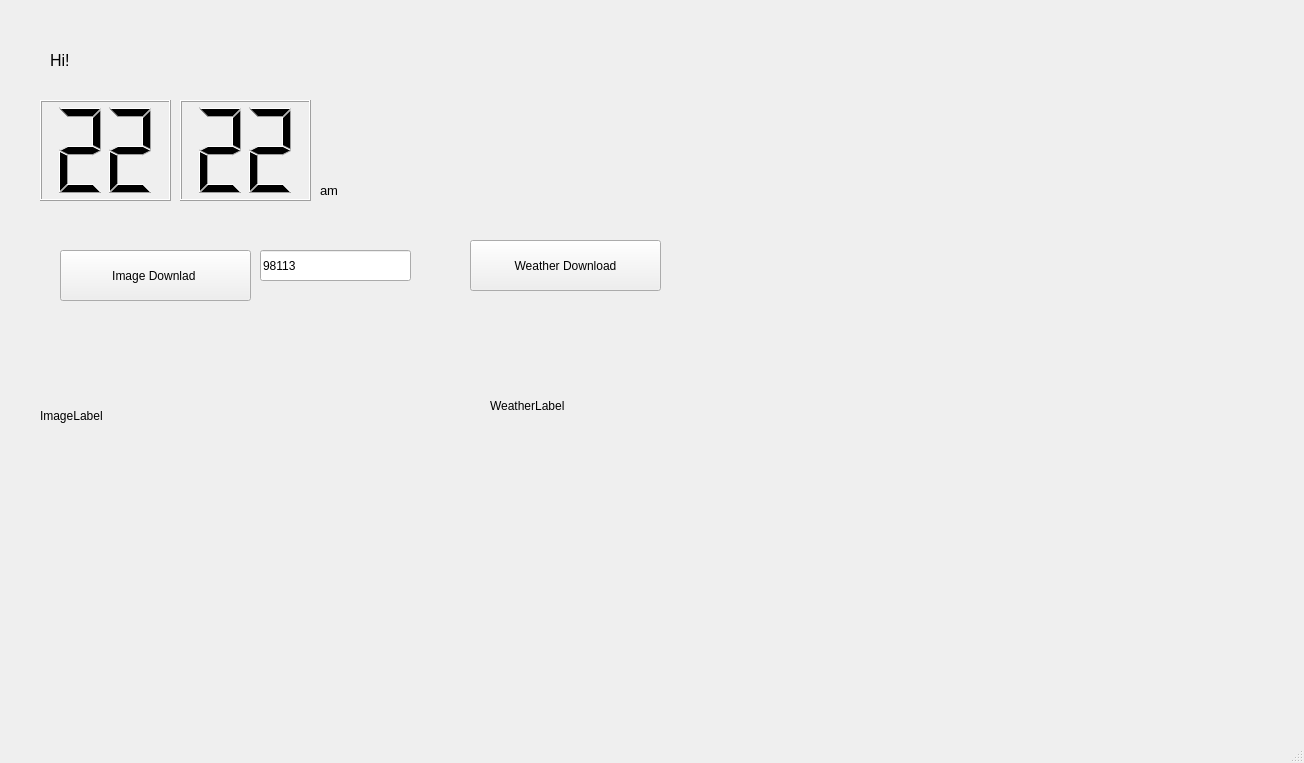
<?xml version="1.0" encoding="UTF-8"?>
<ui version="4.0">
 <class>MainWindow</class>
 <widget class="QMainWindow" name="MainWindow">
  <property name="geometry">
   <rect>
    <x>0</x>
    <y>0</y>
    <width>1304</width>
    <height>763</height>
   </rect>
  </property>
  <property name="windowTitle">
   <string>MainWindow</string>
  </property>
  <widget class="QWidget" name="centralwidget">
   <widget class="QLCDNumber" name="Hours">
    <property name="geometry">
     <rect>
      <x>40</x>
      <y>100</y>
      <width>131</width>
      <height>101</height>
     </rect>
    </property>
    <property name="font">
     <font>
      <family>MS Serif</family>
     </font>
    </property>
    <property name="digitCount">
     <number>2</number>
    </property>
    <property name="value" stdset="0">
     <double>22.000000000000000</double>
    </property>
   </widget>
   <widget class="QLCDNumber" name="Mins">
    <property name="geometry">
     <rect>
      <x>180</x>
      <y>100</y>
      <width>131</width>
      <height>101</height>
     </rect>
    </property>
    <property name="digitCount">
     <number>2</number>
    </property>
    <property name="value" stdset="0">
     <double>22.000000000000000</double>
    </property>
   </widget>
   <widget class="QLabel" name="ampm">
    <property name="geometry">
     <rect>
      <x>320</x>
      <y>180</y>
      <width>69</width>
      <height>20</height>
     </rect>
    </property>
    <property name="font">
     <font>
      <pointsize>10</pointsize>
     </font>
    </property>
    <property name="text">
     <string>am</string>
    </property>
   </widget>
   <widget class="QLabel" name="Greeting">
    <property name="geometry">
     <rect>
      <x>50</x>
      <y>40</y>
      <width>251</width>
      <height>41</height>
     </rect>
    </property>
    <property name="font">
     <font>
      <pointsize>12</pointsize>
     </font>
    </property>
    <property name="text">
     <string>Hi!</string>
    </property>
   </widget>
   <widget class="QPushButton" name="ImageDownloadButton">
    <property name="geometry">
     <rect>
      <x>60</x>
      <y>250</y>
      <width>191</width>
      <height>51</height>
     </rect>
    </property>
    <property name="text">
     <string>Image Downlad </string>
    </property>
   </widget>
   <widget class="QLabel" name="ImageLabel">
    <property name="geometry">
     <rect>
      <x>40</x>
      <y>310</y>
      <width>421</width>
      <height>211</height>
     </rect>
    </property>
    <property name="text">
     <string>ImageLabel</string>
    </property>
   </widget>
   <widget class="QLineEdit" name="ZipcodeEdit">
    <property name="geometry">
     <rect>
      <x>260</x>
      <y>250</y>
      <width>151</width>
      <height>31</height>
     </rect>
    </property>
    <property name="text">
     <string>98113</string>
    </property>
   </widget>
   <widget class="QPushButton" name="WeatherDownloadButton">
    <property name="geometry">
     <rect>
      <x>470</x>
      <y>240</y>
      <width>191</width>
      <height>51</height>
     </rect>
    </property>
    <property name="text">
     <string>Weather Download</string>
    </property>
   </widget>
   <widget class="QLabel" name="WeatherLabel">
    <property name="geometry">
     <rect>
      <x>490</x>
      <y>300</y>
      <width>421</width>
      <height>211</height>
     </rect>
    </property>
    <property name="text">
     <string>WeatherLabel</string>
    </property>
   </widget>
  </widget>
  <widget class="QMenuBar" name="menubar">
   <property name="geometry">
    <rect>
     <x>0</x>
     <y>0</y>
     <width>1304</width>
     <height>20</height>
    </rect>
   </property>
  </widget>
  <widget class="QStatusBar" name="statusbar"/>
 </widget>
 <resources/>
 <connections/>
</ui>
